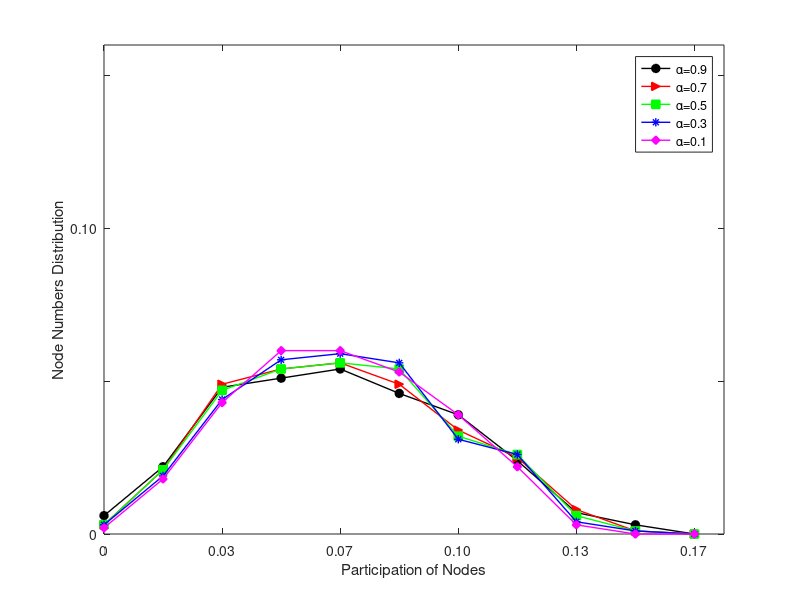

MATLAB code to generate this figure:
%
%Fn=150
clc;
clear;

x = [0 1 2 3 4 5 6 7 8 9 10];
y1 = [6	22 48 51 54 46 39 24 7 3 0];
y2 = [3	21 49 54 56 49 34 25 8 1 0];
y3 = [3	21 47 54 56 54 32 26 6 1 0];
y4 = [3 19 44 57 59 56 31 26 4 1 0];
y5 = [2 18 43 60 60 53 39 22 3 0 0];

figure
fi = plot(x,y1,'-oblack','LineWidth',1.0,'MarkerFaceColor','black');hold on
     plot(x,y2,'->red','LineWidth',1.0,'MarkerFaceColor','red'); hold on
     plot(x,y3,'-sgreen','LineWidth',1.0,'MarkerFaceColor','green'); hold on
     plot(x,y4,'-*blue','LineWidth',1.0); hold on
     plot(x,y5,'-dmagenta','LineWidth',1.0,'MarkerFaceColor','magenta');
set(gca,'YTickLabel',{'0','','0.10','','0.20','','0.30','','0.40'},'LineWidth',0.5)
set(gca,'XTickLabel',{'0','0.03','0.07','0.10','0.13','0.17','0.2','0.24','0.27','0.30','0.33'},'LineWidth',0.5)
axis([0 10.5 0 160]);
legend('\alpha=0.9','\alpha=0.7','\alpha=0.5','\alpha=0.3','\alpha=0.1')
xlabel('Participation of Nodes')
ylabel('Node Numbers Distribution')
